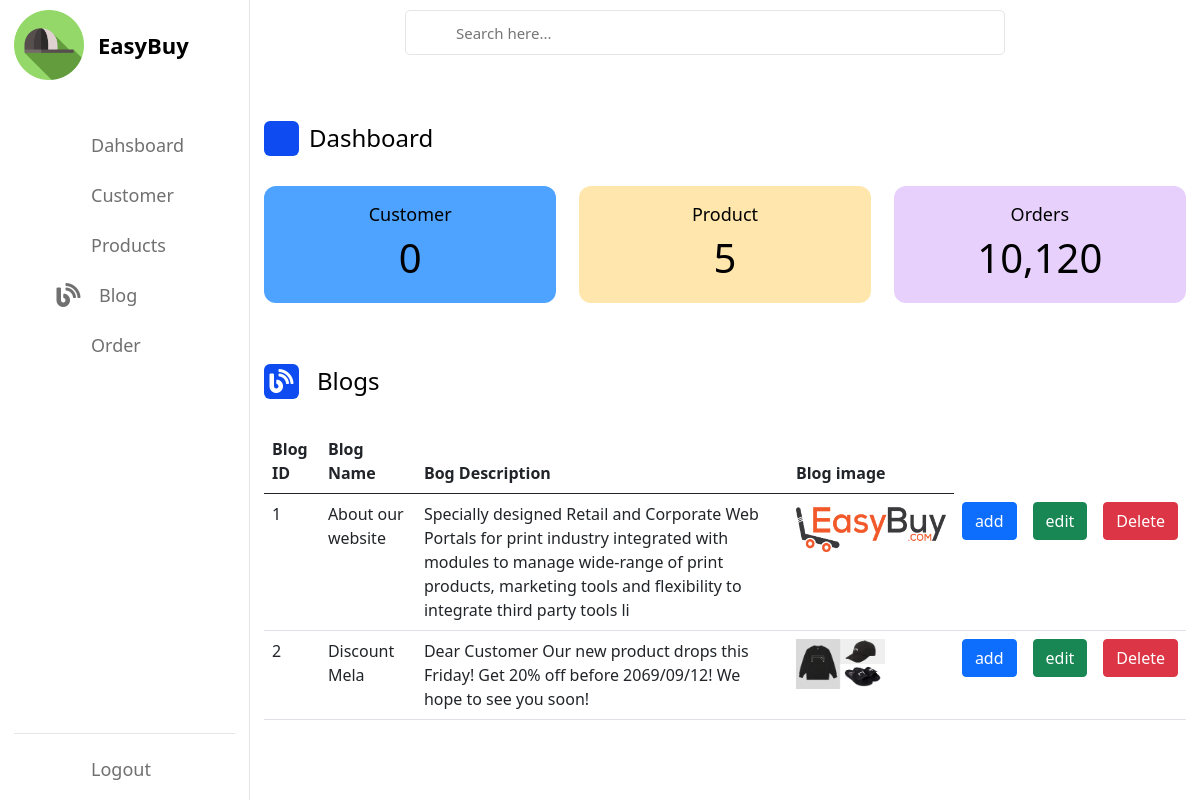
Page /home/view-blog on the committed database.
### Home/models.py (models this page shows)
class Blogs(models.Model):
    blog_id=models.AutoField(auto_created=True,primary_key=True)
    blog_name=models.CharField(max_length=200)
    blog_details=models.CharField(max_length=200)
    blog_image=models.FileField(upload_to='blog_image')
    class Meta:
        db_table="blog"

### Home/views.py (the view)
# urls.py: path('view-blog', views.view_blog, name='view-blog'),
def view_blog(request):
    user = get_user_model()
    single_blog=Blogs.objects.all()
    usercount = user.objects.all().filter(is_superuser=False).count()
    productcount = Product.objects.all().count()
    data = {
        'single_blog':single_blog,
        'usercount':usercount,
        'productcount':productcount,
    }
    return render(request,'admin/view_blog.html',data)

### templates/admin/view_blog.html (shortened to what this page needs)
{% extends 'admin/admindashboard.html' %}
{% block content %}
{% load static %}
<div class="activity">
    <div class="title">
        <i class="fas fa-blog me-2">    </i>
        <span class="text">Blogs</span>
    </div>
    <table class="table table-hover" id="dev-table">
        <thead>
            <tr>
                <th>Blog ID</th>
                <th>Blog Name</th>
                <th>Bog Description</th>
                <th>Blog image</th>
            </tr>
        </thead>
        {% for single_blog in single_blog %}
        <tr>
            <td> {{single_blog.blog_id}}</td>
            <td>{{single_blog.blog_name}}</td>
            <td>{{single_blog.blog_details}}</td>
            <td><img src="/media/{{single_blog.blog_image}}" style="max-width: 150px;" height="50px"></td>
            <td><a class="btn btn-primary btn-xs" href="/edit_blog/{{single_blog.blog_id}}">add</a></td>
            <td><a class="btn btn-success btn-xs" href="/edit_blog/{{single_blog.blog_id}}">edit</a></td>
            <td><a class="btn btn-danger btn-xs" href="/delete_blog/{{single_blog.blog_id}}">Delete</a></td>
        </tr>
        {% endfor %}
    </table>
</div>
</div>
{%endblock content%}

### templates/admin/admindashboard.html (shortened to what this page needs)
<!DOCTYPE html>
<html lang="en">
<head>
    <link href="https://cdn.jsdelivr.net/npm/bootstrap@5.0.0-beta3/dist/css/bootstrap.min.css" rel="stylesheet" />
    <link rel="stylesheet" href="https://cdnjs.cloudflare.com/ajax/libs/font-awesome/5.15.3/css/all.min.css" />
    <link rel="stylesheet" href="/static/css/admindashboard.css"/>
    <link rel="stylesheet" href="https://unicons.iconscout.com/release/v4.0.0/css/line.css">
</head>
<nav class="adminnav">
    <div class="logo-name">
        <div class="logo-image">
            <img src="static/images/logo.png" alt="">
        </div>
        <span class="logo_name">EasyBuy</span>
    </div>
    <div class="menu-items">
        <ul class="nav-links">
            <li><a href="{% url 'admindashboard' %}">
                <i class="uil uil-estate"></i>
                <span class="link-name">Dahsboard</span>
            </a></li>
            <li><a href={% url 'view-customer' %}>
                <i class="uil uil-user"></i>
                <span class="link-name">Customer</span>
            </a></li>
            <li><a href="#">
                <i class="uil uil-gift"></i>
                <span class="link-name">Products</span>
            </a></li>
            <li><a href="{% url 'view-blog' %}">
                <i class="fas fa-blog me-2"></i>
                <span class="link-name">Blog</span>
            </a></li>
            <li><a href="#">
                <i class="uil uil-bookmark"></i>
                <span class="link-name">Order</span>
            </a></li>
        </ul>
        <ul class="logout-mode">
            <li><a href="#">
                <i class="uil uil-signout"></i>
                <span class="link-name">Logout</span>
            </a></li>
        </ul>
    </div>
</nav>
<section class="dashboard">
    <div class="top">
        <div class="search-box">
            <input type="text" placeholder="Search here...">
        </div>
    </div>
    <div class="dash-content">
        <div class="overview">
            <div class="title">
                <i class="uil uil-tachometer-fast-alt"></i>
                <span class="text">Dashboard</span>
            </div>
            <div class="boxes">
                <div class="box box1">
                    <span class="text">Customer</span>
                    <span class="number">{{usercount}}</span>
                </div>
                <div class="box box2">
                    <span class="text">Product</span>
                    <span class="number">{{ productcount }}</span>
                </div>
                <div class="box box3">
                    <span class="text">Orders</span>
                    <span class="number">10,120</span>
                </div>
            </div>
        </div>
        {% block content%} {%endblock content%}
</section>

### static/css/admindashboard.css (style rules this page uses)
:root { --primary-color: #0E4BF1; --panel-color: #FFF; --text-color: #000; --black-light-color: #707070; --border-color: #e6e5e5; --toggle-color: #DDD; --box1-color: #4DA3FF; --box2-color: #FFE6AC; --box3-color: #E7D1FC; --title-icon-color: #fff; --tran-05: all 0.5s ease; --tran-03: all 0.3s ease; --tran-03: all 0.2s ease; }
.adminnav { position: fixed; top: 0; left: 0; height: 100%; width: 250px; padding: 10px 14px; background-color: var(--panel-color); border-right: 1px solid var(--border-color); transition: var(--tran-05); }
.adminnav .logo-name { display: flex; align-items: center; }
.adminnav .logo-image { display: flex; justify-content: center; min-width: 45px; }
.adminnav .logo-image img { width: 70px; object-fit: cover; }
.adminnav .logo-name .logo_name { font-size: 22px; font-weight: 600; color: var(--text-color); margin-left: 14px; transition: var(--tran-05); }
.adminnav .menu-items { margin-top: 40px; height: calc(100% - 90px); display: flex; flex-direction: column; justify-content: space-between; }
.menu-items li { list-style: none; }
.menu-items li a { display: flex; align-items: center; height: 50px; text-decoration: none; position: relative; }
.menu-items li a i { font-size: 24px; min-width: 45px; height: 100%; display: flex; align-items: center; justify-content: center; color: var(--black-light-color); }
.menu-items li a .link-name { font-size: 18px; font-weight: 400; color: var(--black-light-color); transition: var(--tran-05); }
.menu-items .logout-mode { padding-top: 10px; border-top: 1px solid var(--border-color); }
.dashboard { position: relative; left: 250px; background-color: var(--panel-color); min-height: 100vh; width: calc(100% - 250px); padding: 10px 14px; transition: var(--tran-05); }
.dashboard .top { position: fixed; top: 0; left: 250px; display: flex; width: calc(100% - 250px); justify-content: space-between; align-items: center; padding: 10px 14px; background-color: var(--panel-color); transition: var(--tran-05); z-index: 10; }
.dashboard .top .search-box { position: relative; height: 45px; max-width: 600px; width: 100%; margin: 0 30px; }
.top .search-box input { position: absolute; border: 1px solid var(--border-color); background-color: var(--panel-color); padding: 0 25px 0 50px; border-radius: 5px; height: 100%; width: 100%; color: var(--text-color); font-size: 15px; font-weight: 400; outline: none; }
.dashboard .dash-content { padding-top: 50px; }
.dash-content .title { display: flex; align-items: center; margin: 60px 0 30px 0; }
.dash-content .title i { position: relative; height: 35px; width: 35px; background-color: var(--primary-color); border-radius: 6px; color: var(--title-icon-color); display: flex; align-items: center; justify-content: center; font-size: 24px; }
.dash-content .title .text { font-size: 24px; font-weight: 500; color: var(--text-color); margin-left: 10px; }
.dash-content .boxes { display: flex; align-items: center; justify-content: space-between; flex-wrap: wrap; }
.dash-content .boxes .box { display: flex; flex-direction: column; align-items: center; border-radius: 12px; width: calc(100% / 3 - 15px); padding: 15px 20px; background-color: var(--box1-color); transition: var(--tran-05); }
.boxes .box .text { white-space: nowrap; font-size: 18px; font-weight: 500; color: var(--text-color); }
.boxes .box .number { font-size: 40px; font-weight: 500; color: var(--text-color); }
.boxes .box.box2 { background-color: var(--box2-color); }
.boxes .box.box3 { background-color: var(--box3-color); }

### templates/admin/view_blog.html (style rules this page uses)
table thead tr th { font-family: var(--bs-font-sans-serif); font-size: 1rem; font-weight: 700; }

### rows in the picture
Blogs: blog_id "1", blog_name "About our website", blog_details "Specially designed Retail and Corporate Web Portals for print industry integrated with modules to manage wide-range of print products, marketing tools and flexibility to integrate third party tools li", blog_image (picture)
Blogs: blog_id "2", blog_name "Discount Mela", blog_details "Dear Customer Our new product drops this Friday! Get 20% off before 2069/09/12! We hope to see you soon!", blog_image (picture)

### other values in the picture
{{ usercount }} "0"
{{ productcount }} "5"
